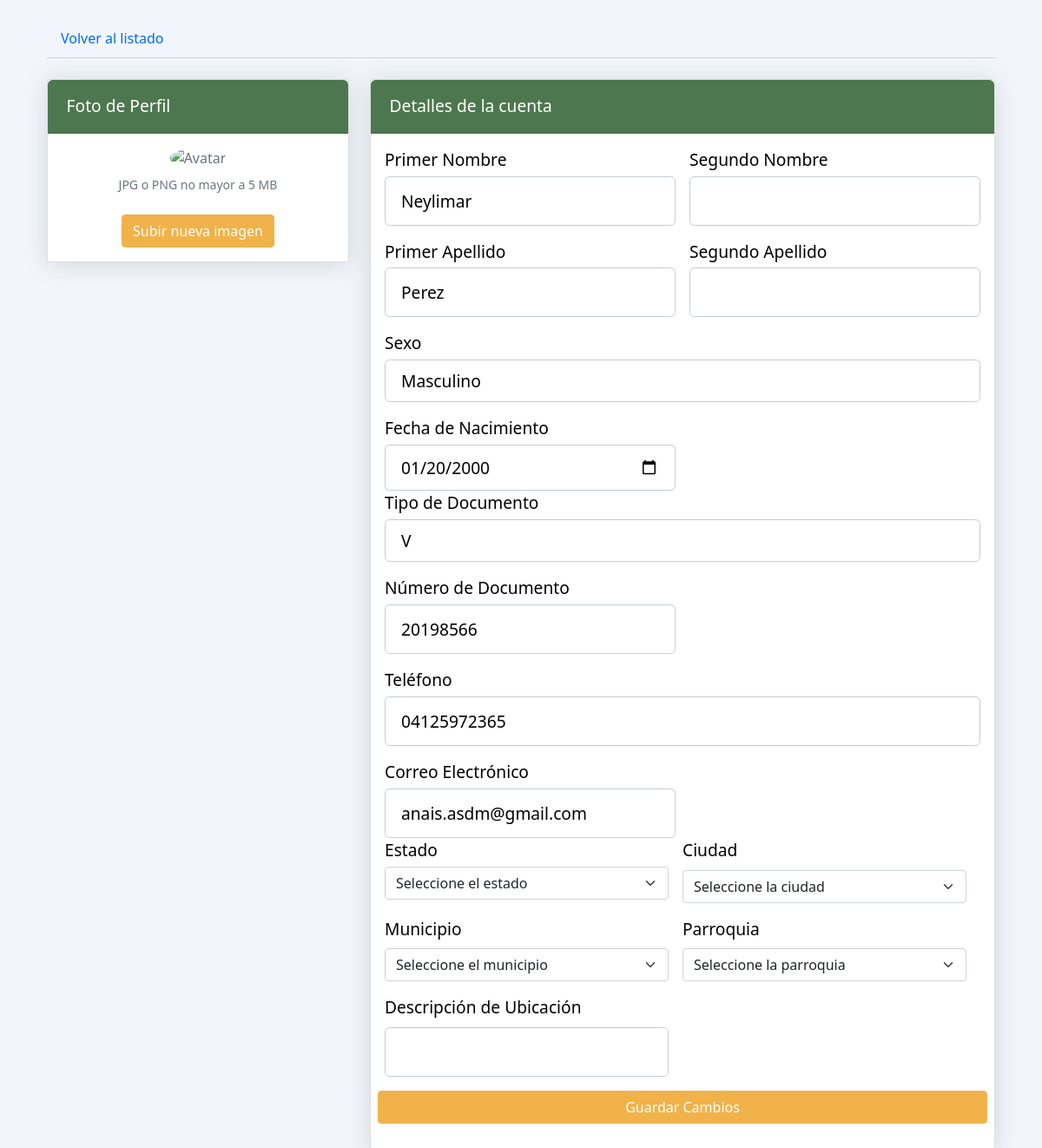
The app's page /app/vistas/modificar_usuario.php?id_usuario=1 (signed in) with its own data.
### tables this page shows
CREATE TABLE `usuario` (
  `id_usuario` int(11) NOT NULL,
  `usuario` varchar(50) NOT NULL,
  `tipo_doc` enum('V','E','J','P') NOT NULL,
  `num_doc` varchar(12) NOT NULL,
  `correo` varchar(70) NOT NULL,
  `contraseña` varchar(34) NOT NULL,
  `nombre1` varchar(150) NOT NULL,
  `nombre2` varchar(150) DEFAULT NULL,
  `apellido1` varchar(150) NOT NULL,
  `apellido2` varchar(150) DEFAULT NULL,
  `foto` blob DEFAULT NULL,
  `fecha_nac` date NOT NULL,
  `telefono` varchar(15) NOT NULL,
  `sexo` enum('Masculino','Femenino') NOT NULL,
  `pregunta_s1` enum('NOMBRE DE MI MADRE','NOMBRE DE MI MASCOTA','NOMBRE DE MI PRIMER COLEGIO','NOMBRE DE MI PRIMER TRABAJO','NOMBRE DE MI PADRE') NOT NULL,
  `respuesta_1` varchar(150) NOT NULL,
  `pregunta_s2` enum('NOMBRE DE MI HERMANO MAYOR','DONDE NACIO SU MADRE','NOMBRE DE MEJOR AMIGO DE LA INFANCIA','PELICULA FAVORITA','SEGUNDO APELLIDO DE MI MADRE') NOT NULL,
  `respuesta_2` varchar(150) NOT NULL,
  `status` enum('activo','inactivo') NOT NULL
);

### app/controladores/listado_PacienteControlador.php (called while the page is built, shortened)
<?php
require_once __DIR__ . '/../modelos/listado_PacienteModelo.php';
require_once '../../config/conexion.php';
class listado_PacienteControlador
{
    private $listado_PacienteModelo;
    public function __construct()
    {
        global $conn;
        $this->listado_PacienteModelo = new listado_PacienteModelo($conn);
    }
    public function obtenerUsuarioPorId($id_usuario)
    {
        return $this->listado_PacienteModelo->buscarUsuarioPorId($id_usuario);
    }
}

### app/modelos/listado_PacienteModelo.php (called while the page is built, shortened)
<?php
class listado_PacienteModelo
{
    private $conn;
    public function __construct($conn)
    {
        $this->conn = $conn;
    }
    public function buscarUsuarioPorId($id_usuario)
    {
        try {
            $sql = $this->conn->prepare("SELECT * FROM usuario WHERE id_usuario = :id_usuario");
            $sql->bindParam(':id_usuario', $id_usuario, \PDO::PARAM_INT);
            $sql->execute();
            return $sql->fetch(\PDO::FETCH_ASSOC);
        } catch (\PDOException $e) {
            error_log("Error al buscar usuario por ID: " . $e->getMessage());
            return null;
        }
    }
}

### app/vistas/modificar_usuario.php (the view, shortened to what this page needs)
<?php
require_once __DIR__ . '/../controladores/listado_PacienteControlador.php';
$id_usuario = htmlspecialchars($_GET['id_usuario']);
$controller = new listado_PacienteControlador();
$usuario = $controller->obtenerUsuarioPorId($id_usuario);
?>
<!DOCTYPE html>
<html lang="en">
<head>
    <link href="https://cdn.jsdelivr.net/npm/bootstrap@5.0.1/dist/css/bootstrap.min.css" rel="stylesheet">
    <link rel="stylesheet" href="css/modificar.css">
</head>
<body>
    <div class="container-xl px-4 mt-4">
        <nav class="nav nav-borders">
            <a class="nav-link" href="listado_pacientes.php">Volver al listado</a>
        </nav>
        <hr class="mt-0 mb-4">
        <div class="row">
            <div class="col-xl-4">
                <div class="card mb-4 mb-xl-0">
                    <div class="card-header">Foto de Perfil</div>
                    <div class="card-body text-center">
                        <img class="img-account-profile rounded-circle mb-2" src="http://bootdey.com/img/Content/avatar/avatar1.png" alt="Avatar">
                        <div class="small font-italic text-muted mb-4">JPG o PNG no mayor a 5 MB</div>
                        <button class="btn btn-primary" type="button">Subir nueva imagen</button>
                    </div>
                </div>
            </div>
            <div class="col-xl-8">
                <div class="card mb-4">
                    <div class="card-header">Detalles de la cuenta</div>
                    <div class="card-body">
                        <form method="POST" action="">
                            <div class="row gx-3 mb-3">
                                <div class="col-md-6">
                                    <label class="small mb-1" for="nombre1">Primer Nombre</label>
                                    <input class="form-control" id="nombre1" name="nombre1" type="text" value="<?= htmlspecialchars( $usuario['nombre1']) ?>" required>
                                </div>
                                <div class="col-md-6">
                                    <label class="small mb-1" for="nombre2">Segundo Nombre</label>
                                    <input class="form-control" id="nombre2" name="nombre2" type="text" value="<?= htmlspecialchars( $usuario['nombre2']) ?>">
                                </div>
                            </div>
                            <div class="row gx-3 mb-3">
                                <div class="col-md-6">
                                    <label class="small mb-1" for="apellido1">Primer Apellido</label>
                                    <input class="form-control" id="apellido1" name="apellido1" type="text" value="<?= htmlspecialchars( $usuario['apellido1']) ?>" required>
                                </div>
                                <div class="col-md-6">
                                    <label class="small mb-1" for="apellido2">Segundo Apellido</label>
                                    <input class="form-control" id="apellido2" name="apellido2" type="text" value="<?= htmlspecialchars($usuario['apellido2']) ?>">
                                </div>
                            </div>
                            <div class="mb-3">
                                <label class="small mb-1" for="sexo">Sexo</label>
                                <select class="form-control" id="sexo" name="sexo" required>
                                    <option value="Masculino" <?= $usuario['sexo'] === 'Masculino' ? 'selected' : '' ?>>Masculino</option>
                                </select>
                            </div>
                            <div class="row gx-3 mb-3">
                                <div class="col-md-6">
                                    <label class="small mb-1" for="fecha_nac">Fecha de Nacimiento</label>
                                    <input class="form-control" id="fecha_nac" name="fecha_nac" type="date" value="<?= htmlspecialchars($usuario['fecha_nac']) ?>" required>
                                </div>
                                <div class="mb-3">
                                <label class="small mb-1" for="tipo_doc">Tipo de Documento</label>
                                <select class="form-control" id="tipo_doc" name="tipo_doc" required>
                                    <option value="V" <?= $usuario['tipo_doc'] === 'V' ? 'selected' : '' ?>>V</option>
                                </select>
                            </div>
                                <div class="col-md-6">
                                    <label class="small mb-1" for="num_doc">Número de Documento</label>
                                    <input class="form-control" id="num_doc" name="num_doc" type="text" value="<?= htmlspecialchars($usuario['num_doc']) ?>" required>
                                </div>
                            </div>
                            <div class="mb-3">
                                <label class="small mb-1" for="telefono">Teléfono</label>
                                <input class="form-control" id="telefono" name="telefono" type="text" value="<?= htmlspecialchars($usuario['telefono']) ?>" required>
                            </div>
                            <div class="row gx-3 mb-3">
                                <div class="col-md-6">
                                    <label class="small mb-1" for="correo">Correo Electrónico</label>
                                    <input class="form-control" id="correo" name="correo" type="email" value="<?= htmlspecialchars($usuario['correo']) ?>" required>
                                </div>
                            <div class="row gx-3 mb-3">
                                <div class="col-md-6">
                                    <label class="small mb-1" for="id_estado">Estado</label>
                                    <select class="form-select" id="estado" name="id_estado" required>
                        <option value="" disabled selected>Seleccione el estado</option>
                    </select>
                  </div>
                  <div class="col-md-6 mb-3">
                    <label for="ciudad" class="form-label">Ciudad</label>
                    <select class="form-select" id="ciudad" name="id_ciudad" required>
                        <option value="" disabled selected>Seleccione la ciudad</option>
                    </select>
                </div>
                <div class="col-md-6 mb-3">
                    <label for="municipio" class="form-label">Municipio</label>
                    <select class="form-select" id="municipio" name="id_municipio" required>
                        <option value="" disabled selected>Seleccione el municipio</option>
                    </select>
                </div>
                <div class="col-md-6 mb-3">
                    <label for="parroquia" class="form-label">Parroquia</label>
                    <select class="form-select" id="parroquia" name="id_parroquia" required>
                        <option value="" disabled selected>Seleccione la parroquia</option>
                    </select>
                </div>
            <div class="col-md-6">
                <label for="otro" class="form-label">Descripción de Ubicación</label>
                <input type="text" class="form-control" id="otro" name="otro"></textarea>
            </div>
                            </div>
                            <button class="btn btn-primary" type="submit">Guardar Cambios</button>
                        </form>
                    </div>
                </div>
            </div>
        </div>
    </div>
</body>
</html>

### app/vistas/css/modificar.css (style rules this page uses)
body { margin-top:20px; background-color:#f2f6fc; color:#69707a; }
.img-account-profile { height: 10rem; }
.rounded-circle { border-radius: 50% !important; }
.card { box-shadow: 0 0.15rem 1.75rem 0 rgb(33 40 50 / 15%); }
.card .card-header { font-weight: 500; background-color:#4d774e; color: #fff; }
.card-header:first-child { border-radius: 0.35rem 0.35rem 0 0; }
.card-header { padding: 1rem 1.35rem; margin-bottom: 0; background-color: rgba(33, 40, 50, 0.03); border-bottom: 1px solid rgba(33, 40, 50, 0.125); color: #000000; font-size: 1.2rem; }
.form-control, .dataTable-input { display: block; width: 100%; padding: 0.875rem 1.125rem; font-size: 0.875rem; font-weight: 400; line-height: 1; color: #000000; background-color: #fff; background-clip: padding-box; border: 1px solid #c5ccd6; -webkit-appearance: none; -moz-appearance: none; appearance: none; border-radius: 0.35rem; transition: border-color 0.15s ease-in-out, box-shadow 0.15s ease-in-out; font-size: 1.2rem !important; }
.nav-borders .nav-link { color: #006aff; border-bottom-width: 0.125rem; border-bottom-style: solid; border-bottom-color: transparent; padding-top: 0.5rem; padding-bottom: 0.5rem; padding-left: 0; padding-right: 0; margin-left: 1rem; margin-right: 1rem; }
label { color: black; font-size: 1.2rem !important; }
.btn-primary { background-color: #f1b24a; border-color: #f1b24a; }

### records on screen
usuario: nombre1 "Neylimar", apellido1 "Perez", sexo "Masculino", fecha_nac "01/20/2000", tipo_doc "V", num_doc "20198566", telefono "04125972365", correo "anais.asdm@gmail.com"
